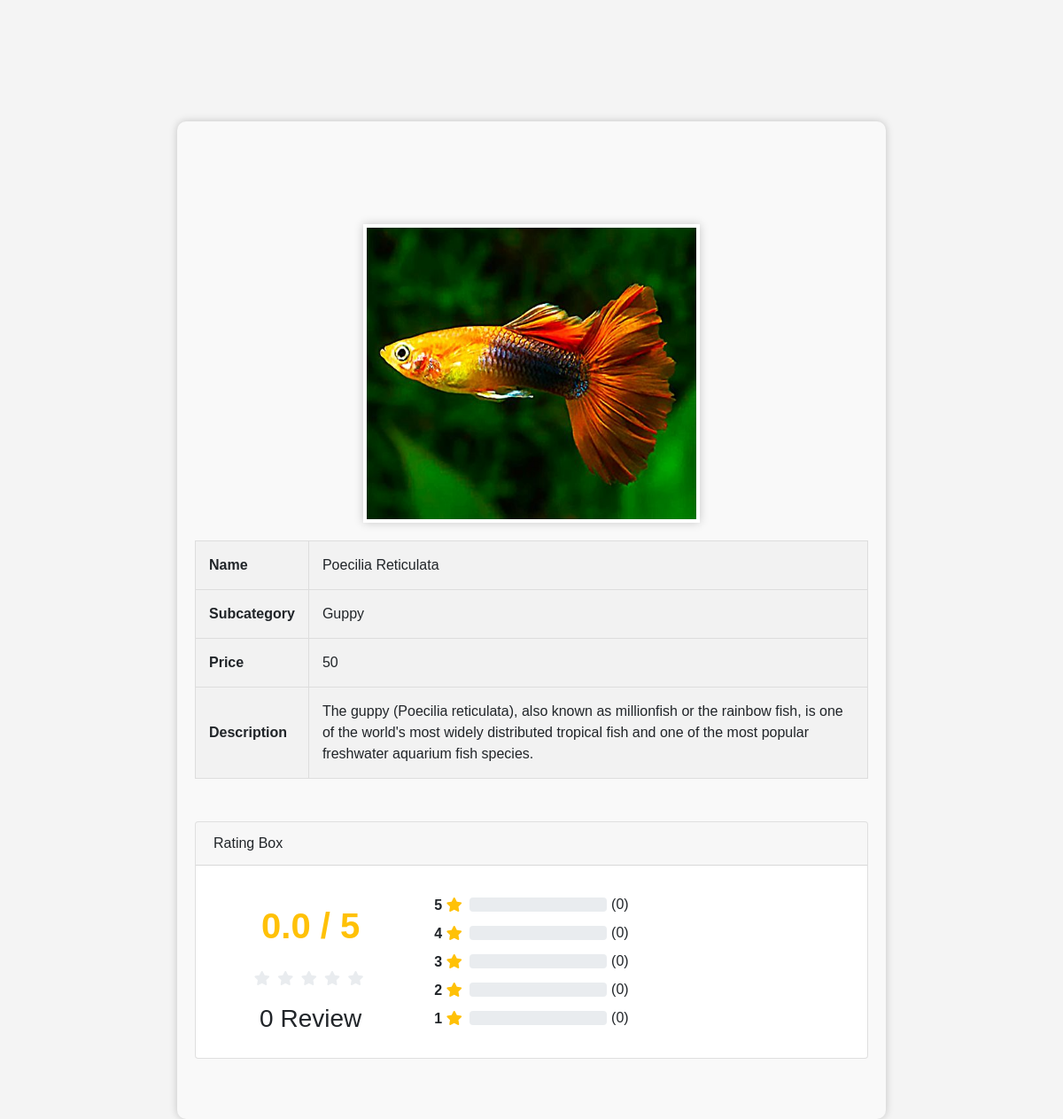
The app's page /Admin/View.php?pid=24 with its own data.
### tables this page shows
CREATE TABLE `tbl_product` (
  `product_id` int(11) NOT NULL,
  `product_name` varchar(50) NOT NULL,
  `product_price` varchar(50) NOT NULL,
  `product_photo` varchar(50) NOT NULL,
  `product_description` varchar(1000) NOT NULL,
  `subcategory_id` int(11) NOT NULL
);

CREATE TABLE `tbl_subcategory` (
  `subcategory_id` int(11) NOT NULL,
  `subcategory_name` varchar(50) NOT NULL,
  `category_id` int(11) NOT NULL
);

### Admin/View.php (the view, shortened to what this page needs)
<?php
include('../Assets/Connection/Connection.php');
$selQuery = "SELECT * FROM tbl_product p INNER JOIN tbl_subcategory s ON p.subcategory_id = s.subcategory_id WHERE product_id = " . $_GET['pid'];
$row = $conn->query($selQuery);
$data = $row->fetch_assoc();
?>
<!DOCTYPE html>
<html lang="en">
<head>
    <link rel="stylesheet" href="https://maxcdn.bootstrapcdn.com/bootstrap/4.0.0/css/bootstrap.min.css"
>
    <link rel="stylesheet" href="https://pro.fontawesome.com/releases/v5.10.0/css/all.css"
 />
</head>
<body>
    <div class="container col-8 " style="margin-top: 600px;">
        <div >
<br/><br/><br/><br/>
        <img src="../Assets/Files/Product/<?php echo $data["product_photo"] ?>"
            alt="<?php echo $data["product_name"] ?>" />
        <table>
            <tr class="info-row">
                <td>Name</td>
                <td>
                    <?php echo $data["product_name"] ?>
                </td>
            </tr>
            <tr class="info-row">
                <td>Subcategory</td>
                <td>
                    <?php echo $data["subcategory_name"] ?>
                </td>
            </tr>
            <tr class="info-row">
                <td>Price</td>
                <td>
                    <?php echo $data["product_price"] ?>
                </td>
            </tr>
            <tr class="info-row">
                <td>Description</td>
                <td>
                    <?php echo $data["product_description"] ?>
                </td>
            </tr>
        </table>
        </div>
        <div class="card">
            <div class="card-header">Rating Box</div>
            <div class="card-body">
                <div class="row">
                    <div class="col-sm-4 text-center">
                        <h1 class="text-warning mt-4 mb-4">
                            <b><span id="average_rating">0.0</span> / 5</b>
                        </h1>
                        <div class="mb-3">
                            <i class="fas fa-star star-light mr-1 main_star"></i>
                            <i class="fas fa-star star-light mr-1 main_star"></i>
                            <i class="fas fa-star star-light mr-1 main_star"></i>
                            <i class="fas fa-star star-light mr-1 main_star"></i>
                            <i class="fas fa-star star-light mr-1 main_star"></i>
                        </div>
                        <h3><span id="total_review">0</span> Review</h3>
                    </div>
                    <div class="col-sm-4">
                        <p>
                        <div class="progress-label-left"><b>5</b> <i class="fas fa-star text-warning"></i></div>
                        <div class="progress-label-right">(<span id="total_five_star_review">0</span>)</div>
                        <div class="progress">
                        </div>
                        </p>
                        <p>
                        <div class="progress-label-left"><b>4</b> <i class="fas fa-star text-warning"></i></div>
                        <div class="progress-label-right">(<span id="total_four_star_review">0</span>)</div>
                        <div class="progress">
                        </div>
                        </p>
                        <p>
                        <div class="progress-label-left"><b>3</b> <i class="fas fa-star text-warning"></i></div>
                        <div class="progress-label-right">(<span id="total_three_star_review">0</span>)</div>
                        <div class="progress">
                        </div>
                        </p>
                        <p>
                        <div class="progress-label-left"><b>2</b> <i class="fas fa-star text-warning"></i></div>
                        <div class="progress-label-right">(<span id="total_two_star_review">0</span>)</div>
                        <div class="progress">
                        </div>
                        </p>
                        <p>
                        <div class="progress-label-left"><b>1</b> <i class="fas fa-star text-warning"></i></div>
                        <div class="progress-label-right">(<span id="total_one_star_review">0</span>)</div>
                        <div class="progress">
                        </div>
                        </p>
                    </div>
                </div>
            </div>
        </div>
    </div>
</body>
<body>

### Admin/View.php (style rules this page uses)
body { font-family: Arial, sans-serif; background-color: #f4f4f4; margin: 0; padding: 0; display: flex; justify-content: center; align-items: center; height: 100vh; }
.container { width: 40%; background-color: #ffffff; padding: 20px; box-shadow: 0 0 10px rgba(0, 0, 0, 0.2); border-radius: 10px; }
h1 { text-align: center; color: #333; }
img { max-width: 50%; max-height:60%; display: block; margin: 0 auto; border: 4px solid #fff; box-shadow: 0 0 10px rgba(0, 0, 0, 0.2); margin-bottom: 20px; }
table { width: 100%; border-collapse: collapse; margin: 0 auto; background-color: #f9f9f9; border: 2px solid #ddd; }
table, th, td { border: 1px solid #ddd; }
th, td { padding: 15px; text-align: left; vertical-align: middle; }
.info-row { background-color: #f2f2f2; }
.info-row td:first-child { font-weight: bold; }
body { background-color: #f4f4f4; }
.container { background-color: #f9f9f9; }
table { background-color: #ffffff; }
.progress-label-left { float: left; margin-right: 0.5em; line-height: 1em; }
.progress-label-right { float: right; margin-left: 0.3em; line-height: 1em; }
.star-light { color: #e9ecef; }

### records on screen
tbl_product: product_photo (picture), product_name "Poecilia Reticulata", subcategory.subcategory_name "Guppy", product_price "50", product_description "The guppy (Poecilia reticulata), also known as millionfish or the rainbow fish, is one of the world's most widely distributed tropical fish and one of the most popular freshwater aquarium fish species."
